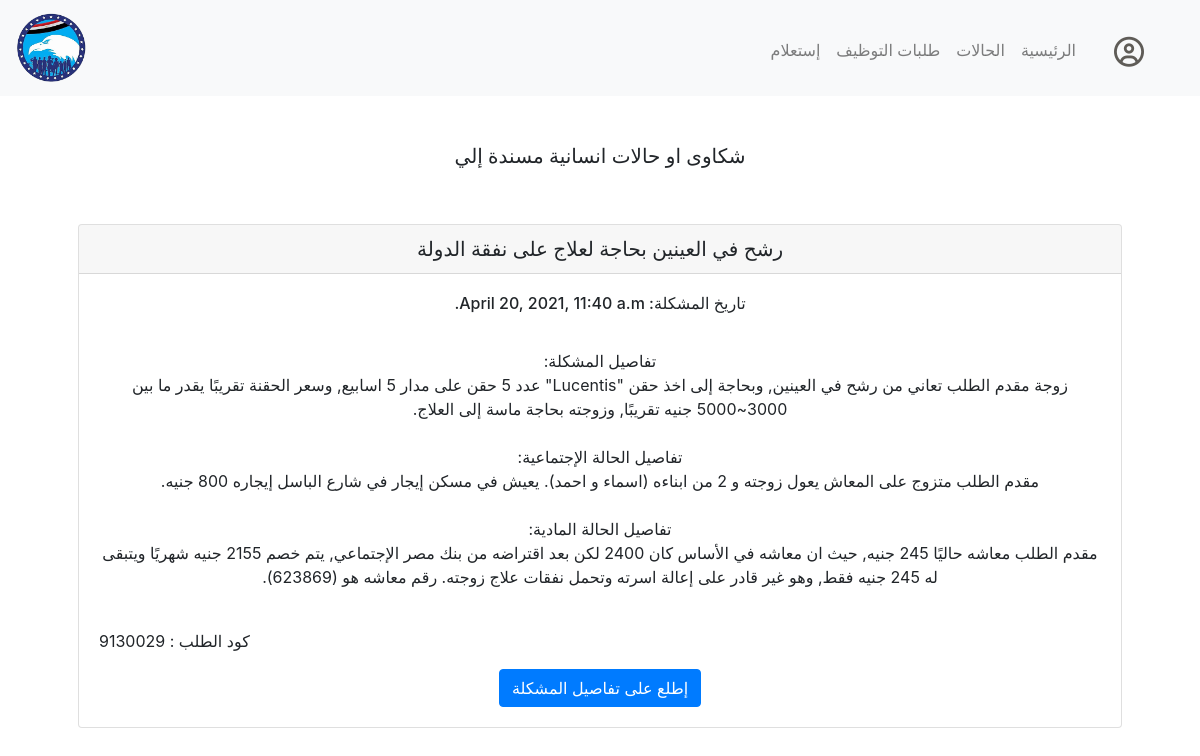
Screenshot of /mycases (signed in) with the database file from the repository.
### inhouse/models.py (models this page shows)
class Cases(models.Model):
    caseCode = models.CharField(max_length=12)
    casePersonaId = models.ForeignKey(Person, on_delete=models.CASCADE, related_name="complain")
    caseScannedDocs = models.FileField()
    caseTitle = models.CharField(max_length=64)
    caseDetails = models.TextField()
    caseStatus = models.CharField(max_length=20)
    caseDate = models.DateTimeField(auto_now_add=True, blank=True)
    caseResponsible = models.ForeignKey(settings.AUTH_USER_MODEL, on_delete=models.CASCADE, related_name="responsible")

### inhouse/views.py (the view)
# urls.py: path("mycases", views.mycases, name="mycases"),
def mycases(request):
    if not request.user.is_authenticated:
        return HttpResponseRedirect(reverse("login"))
    gottenUser =  request.user
    theirCases = gottenUser.responsible.all()
    return render(request, "inhouse/mycases.html", {
        "cases" : theirCases
    })

### inhouse/templates/inhouse/mycases.html (shortened to what this page needs)
{% extends "inhouse/layout.html" %}
{% block main %}
{% if cases %}
<h5>شكاوى او حالات انسانية مسندة إلي</h5>
<div dir="rtl" class="contanier">
        {% for case in cases %}
        {% if case.caseStatus == 'ongoing' or case.caseStatus == 'new' %}
        <br><br>
        <div class="card">
          <h5 class="card-header">{{case.caseTitle}}</h5>
          <div class="card-body">
            <h6 dir="rtl" class="card-title">تاريخ المشكلة: {{case.caseDate}}</h6>
            <br>
            <p class="card-text">{{ case.caseDetails|linebreaksbr }}</p>
            <br>
            <p class="text-left"> كود الطلب : {{case.caseCode}}</p>
            <a href="{% url 'case' case.caseCode %}" class="btn btn-primary">إطلع على تفاصيل المشكلة</a>
          </div>
        </div>
        {% endif %}
        {% endfor %}
</div>
{% else %}
<h5>لا يوجد حالات مسندة إليك</h5>
{% endif %}
{% endblock %}

### rows the page displays
Cases: caseTitle "رشح في العينين بحاجة لعلاج على نفقة الدولة", caseDate "April 20, 2021, 11:40 a.m.", caseDetails "تفاصيل المشكلة: زوجة مقدم الطلب تعاني من رشح في العينين, وبحاجة إلى اخذ حقن \"Lucentis\" عدد 5 حقن على مدار 5 اسابيع, وسعر الحقنة تقريبًا يقدر ما بين 3000~5000 جنيه تقريبًا, وزوجته بحاجة ماسة إلى العلاج. تفاصيل الحالة الإجتماعية: مقدم الطلب متزوج على المعاش يعول زوجته و 2 من ابناءه (اسماء و احمد). يعيش في مسكن إيجار في شارع الباسل إيجاره 800 جنيه. تفاصيل الحالة المادية: مقدم الطلب معاشه حاليًا 245 جنيه, حيث ان معاشه في الأساس كان 2400 لكن بعد اقتراضه من بنك مصر الإجتماعي, يتم خصم 2155 جنيه شهريًا ويتبقى له 245 جنيه فقط, وهو غير قادر على إعالة اسرته وتحمل نفقات علاج زوجته. رقم معاشه هو (623869).", caseCode "9130029"
